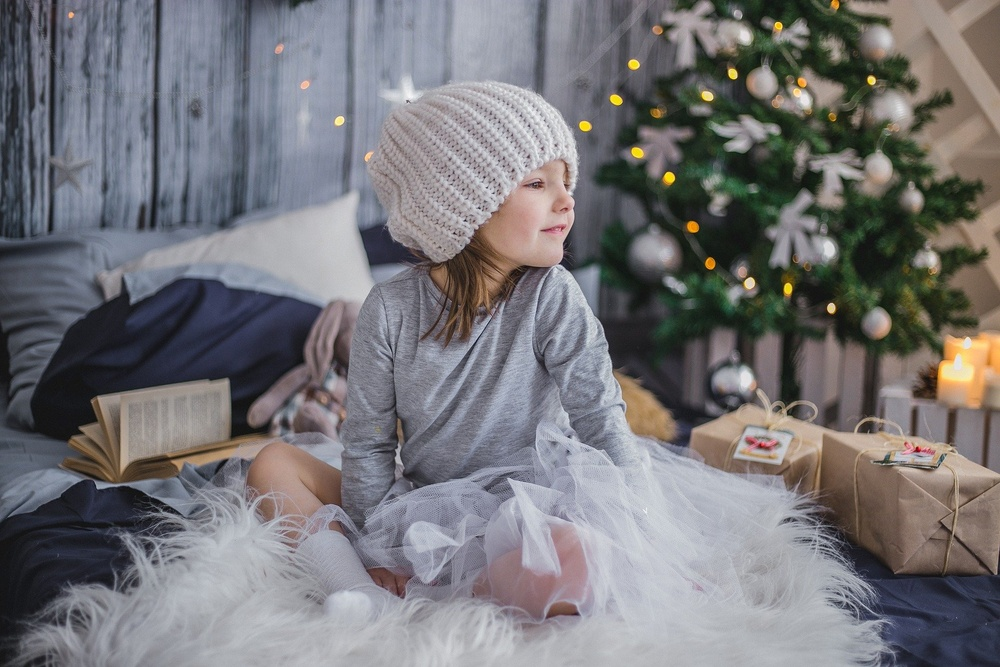
#> input picture img/girl.jpg, 1000 x 667 px, shrunk from 1920 x 1280 before the run
$ jupyter execute warpAffine.ipynb
#> lines starting #> are read from the running program, lines starting #| are printed output that depends on the picture
# cv2.warpAffine(src,M,dsize,flags,borderMode)

### 概要
動画編集者ならアフィン変換をしない日はない。

画像をアフィン変換(回転・縮小 + 平行移動)をする関数

### 要点
・アフィン変換(回転・拡大縮小・鏡映+ 平行移動) を画像に施す関数

・アフィン変換はすればするほど画像が劣化していく

・処理は重くなるけど、補間方法にcv2.INTER_CUBICやcv2.INTER_LANCZOS4を指定してあげると、画像の劣化がマシになる傾向がある

・第二引数には線形変換の変換行列woireru。そのため、こちらで行列を作成する必要がある
そのための関数として、cv2.getRotationMatrix2D()やcv2.getAffineTransform()といった関数がある。

### 引数(公式リファレンスから引用)
**src**	        入力画像

**M**  変換行列

**dsize** 出力画像サイズ

**flag**    補完アルゴリズム。簡潔に説明すると、幾何学変換がなされた出力画像が入力画像から画素値を求めるアルゴリズム。
[Flagについての公式ドキュメント](https://docs.opencv.org/4.0.1/da/d54/group__imgproc__transform.html#ga5bb5a1fea74ea38e1a5445ca803ff121)

**boarderMode** 領域外に対する処理。領域外の画素はどのように扱うかを決める。
[borderModeについての公式ドキュメント](https://docs.opencv.org/4.0.1/d2/de8/group__core__array.html#ga209f2f4869e304c82d07739337eae7c5)

### 戻り値
**dst**	       入力画像と同じサイズとタイプのアフィン変換された画像

### 参考URL
[公式ドキュメント](https://docs.opencv.org/4.0.1/da/d54/group__imgproc__transform.html#ga0203d9ee5fcd28d40dbc4a1ea4451983)

[Python, OpenCVで幾何変換アフィン変換・射影変換など](https://note.nkmk.me/python-opencv-warp-affine-perspective/)

[cell 1]
import cv2
import matplotlib.pyplot as plt
from ipywidgets import interact

[cell 2]
img  = cv2.imread("../img/girl.jpg")
#> img is the input picture: shape (667, 1000, 3); mean B, G, R 119.5, 116.4, 117.6
#> the sliders are set to affineNum = 15
plt.rcParams['figure.figsize'] = (20 ,20)  #pltのサイズを変更
plt.subplots_adjust(wspace=0.3, hspace=0.2)


vals = (val_start,val_end,val_step) = 1,30,1


@interact(affineNum= vals)#アフィン変換する関数。各補完法の画像の劣化具合を比較
def main(affineNum= 1):
#> called with affineNum = 15
    img2 =  img.copy()
    img3 =  img.copy()
    img4 =  img.copy()
    for i in range(affineNum):
        rotationMatrix= cv2.getRotationMatrix2D((img.shape[1]/2,img.shape[0]/2), 45, 1)#変換行列を作成
        img2 = cv2.warpAffine(img2, rotationMatrix, (int(img2.shape[1]/1), int(img2.shape[0]/1)))#バイオリニア補間
        img3 = cv2.warpAffine(img3, rotationMatrix, (int(img3.shape[1]/1), int(img3.shape[0]/1)),flags= cv2.INTER_NEAREST)#ニアレストネイバー補間
        img4 = cv2.warpAffine(img4, rotationMatrix, (int(img4.shape[1]/1), int(img4.shape[0]/1)),flags= cv2.INTER_CUBIC)#バイキュービック補間
#> this loop made 15 passes
#> pass 1, in main, `img2 = cv2.warpAffine(img2, rotationMatrix, (int(img2.shape[1]/1), int..`:
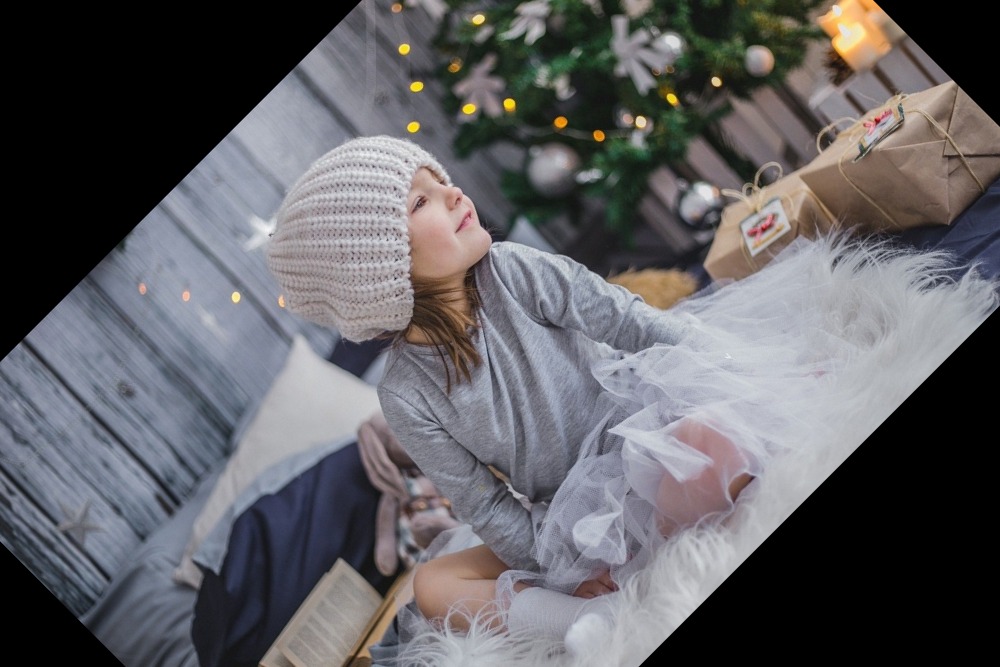
#> img2: shape (667, 1000, 3); mean B, G, R 98.6, 94.9, 95.9
#> pass 2, in main, `img2 = cv2.warpAffine(img2, rotationMatrix, (int(img2.shape[1]/1), int..`:
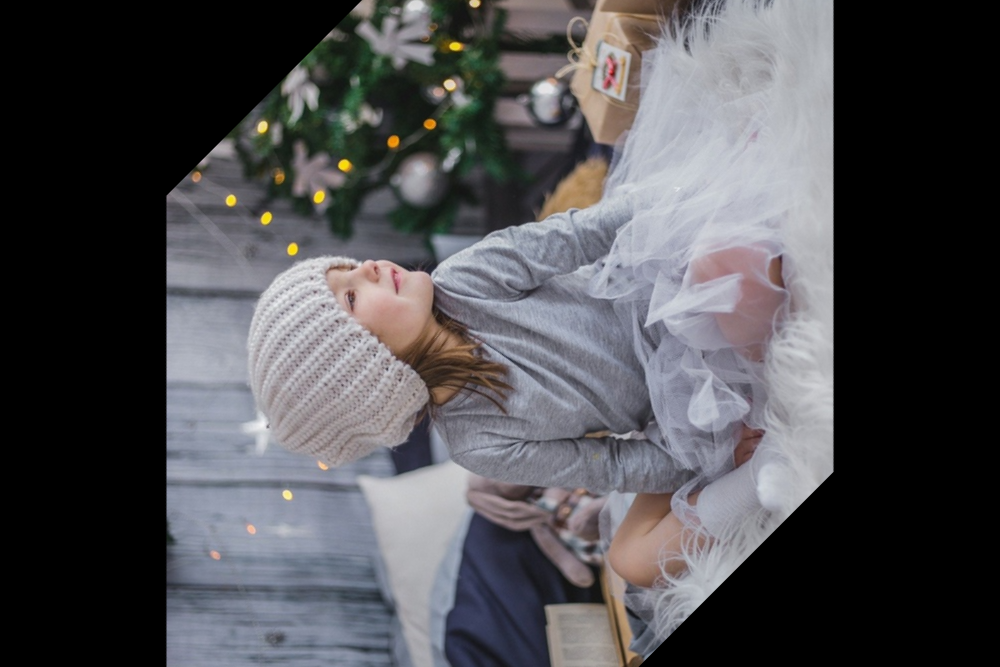
#> img2: shape (667, 1000, 3); mean B, G, R 81.5, 78.1, 78.6
#> after the loop:
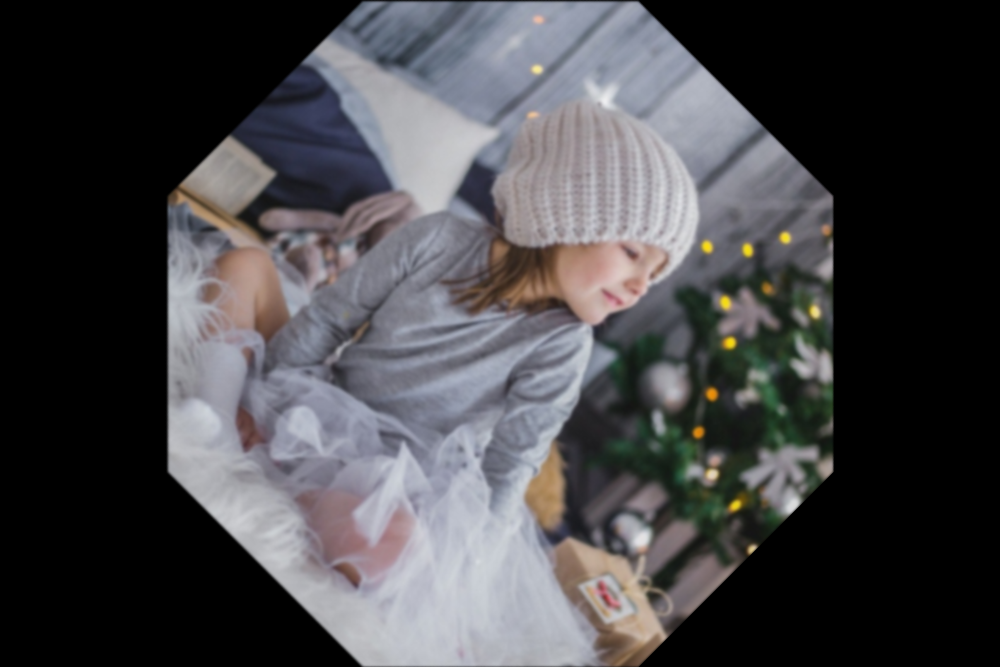
#> img2: shape (667, 1000, 3); mean B, G, R 72.1, 69.3, 70.1


    print("affine変換回数",affineNum)
    #元画像
    plt.subplot(2,2,1)
    plt.title("origin")
    plt.imshow(cv2.cvtColor(img, cv2.COLOR_BGR2RGB))

    #バイリニア
    plt.subplot(2,2,2)
    plt.title("bilinear")
    plt.imshow(cv2.cvtColor(img2, cv2.COLOR_BGR2RGB))

    #ニアレストドライバー
    plt.subplot(2,2,3)
    plt.title("nearest")
    plt.imshow(cv2.cvtColor(img3, cv2.COLOR_BGR2RGB))


    #バイキュービック
    plt.subplot(2,2,4)
    plt.title("Bicubic")
    plt.imshow(cv2.cvtColor(img3, cv2.COLOR_BGR2RGB))


    plt.show()
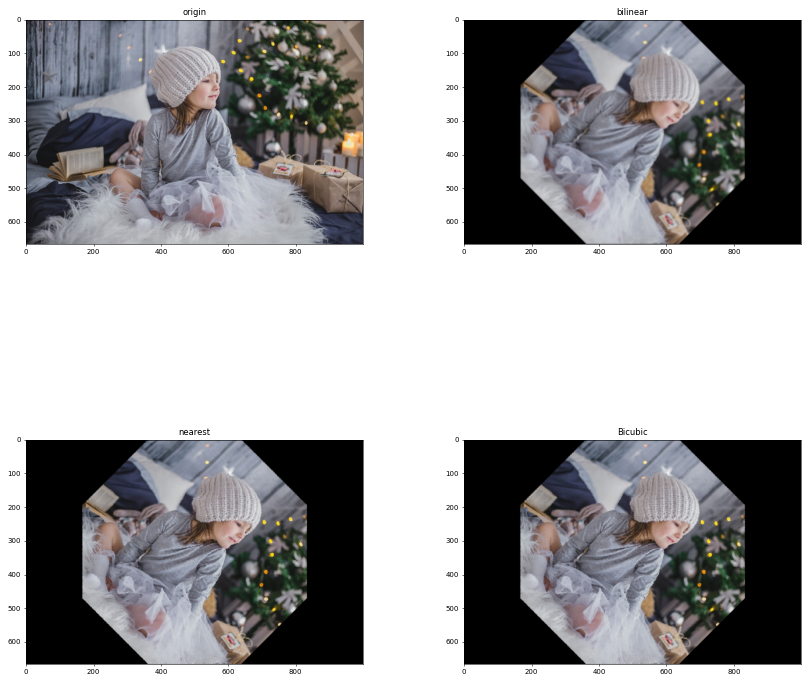
#> figure drawn by matplotlib, 4 panels

$ run again, with img/tower.jpg copied over img/girl.jpg
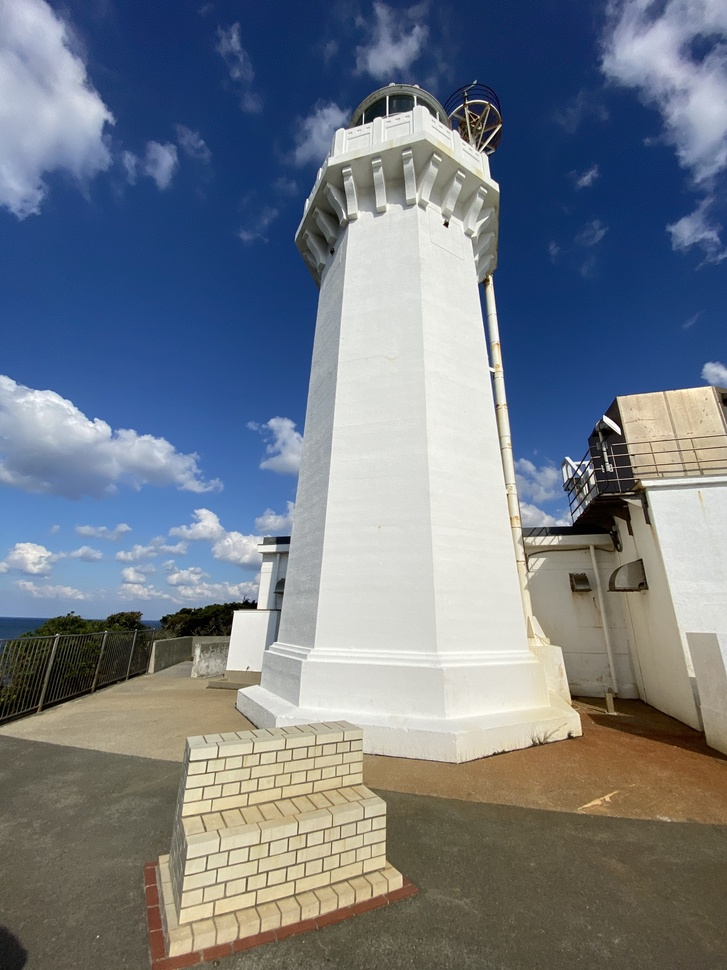
#> input picture img/tower.jpg, 727 x 970 px, shrunk from 3024 x 4032 before the run
#> img is the input picture: shape (970, 727, 3); mean B, G, R 134.8, 123.8, 115.4
#> after the loop in main, `for i in range(affineNum):`:
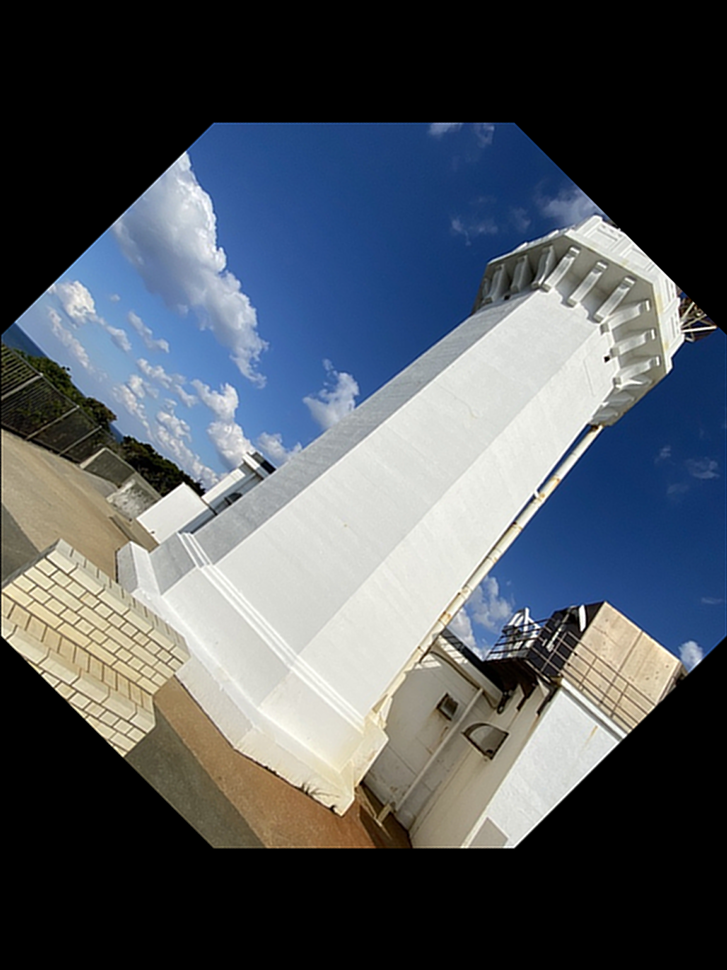
#> img4: shape (970, 727, 3); mean B, G, R 95.6, 88.5, 82.3
#> in main, `plt.show()`:
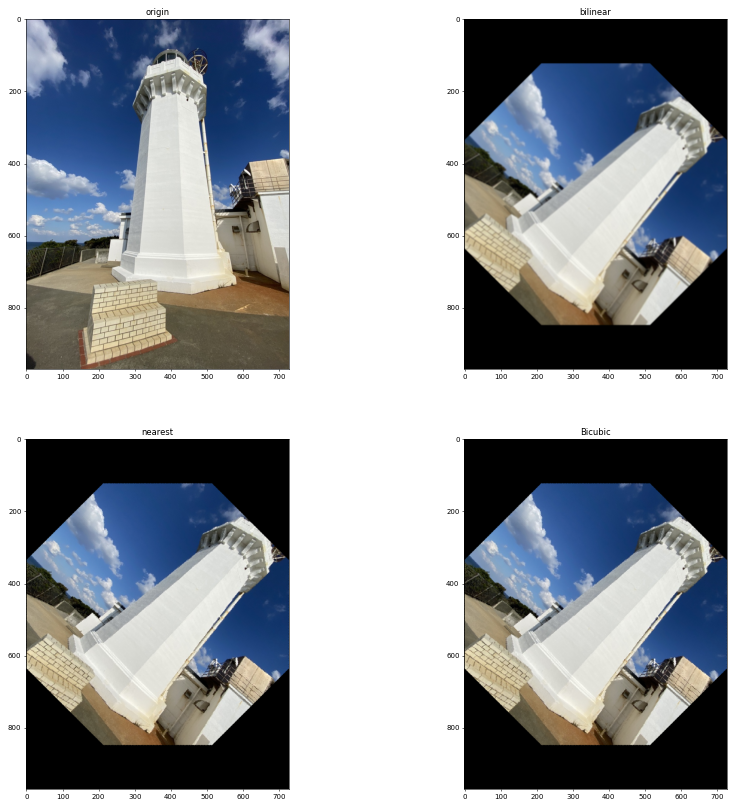
#> figure drawn by matplotlib, 4 panels
